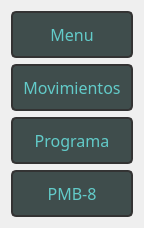
   <widget class="QWidget" name="verticalLayoutWidget_2">
    <property name="geometry">
     <rect>
      <x>10</x>
      <y>0</y>
      <width>118</width>
      <height>204</height>
     </rect>
    </property>
    <layout class="QVBoxLayout" name="verticalLayout_2">
     <item>
      <widget class="QPushButton" name="bt_pg_menu">
       <property name="styleSheet">
        <string notr="true">QPushButton {
    background-color: #3F4D4C;
	color: #62CBC9;
    border: 2px solid #333333;
    border-radius: 5px;
    padding: 10px;
	font-size: 16px;
	font-family: nunito;
	
}
QPushButton:hover {
    background-color: rgb(74, 90, 88);
}
QPushButton:pressed {
    background-color: rgb(89, 108, 105);
}</string>
       </property>
       <property name="text">
        <string>Menu</string>
       </property>
      </widget>
     </item>
     <item>
      <widget class="QPushButton" name="bt_pg_movimientos1">
       <property name="styleSheet">
        <string notr="true">QPushButton {
    background-color: #3F4D4C;
	color: #62CBC9;
    border: 2px solid #333333;
    border-radius: 5px;
    padding: 10px;
	font-size: 16px;
	font-family: nunito;
	
}
QPushButton:hover {
    background-color: rgb(74, 90, 88);
}
QPushButton:pressed {
    background-color: rgb(89, 108, 105);
}</string>
       </property>
       <property name="text">
        <string>Movimientos</string>
       </property>
      </widget>
     </item>
     <item>
      <widget class="QPushButton" name="bt_pg_programa">
       <property name="styleSheet">
        <string notr="true">QPushButton {
    background-color: #3F4D4C;
	color: #62CBC9;
    border: 2px solid #333333;
    border-radius: 5px;
    padding: 10px;
	font-size: 16px;
	font-family: nunito;
	
}
QPushButton:hover {
    background-color: rgb(74, 90, 88);
}
QPushButton:pressed {
    background-color: rgb(89, 108, 105);
}</string>
       </property>
       <property name="text">
        <string>Programa</string>
       </property>
      </widget>
     </item>
     <item>
      <widget class="QPushButton" name="pushButton">
       <property name="styleSheet">
        <string notr="true">QPushButton {
    background-color: #3F4D4C;
	color: #62CBC9;
    border: 2px solid #333333;
    border-radius: 5px;
    padding: 10px;
	font-size: 16px;
	font-family: nunito;
	
}
QPushButton:hover {
    background-color: rgb(74, 90, 88);
}
QPushButton:pressed {
    background-color: rgb(89, 108, 105);
}</string>
       </property>
       <property name="text">
        <string>PMB-8</string>
       </property>
      </widget>
     </item>
    </layout>
   </widget>
